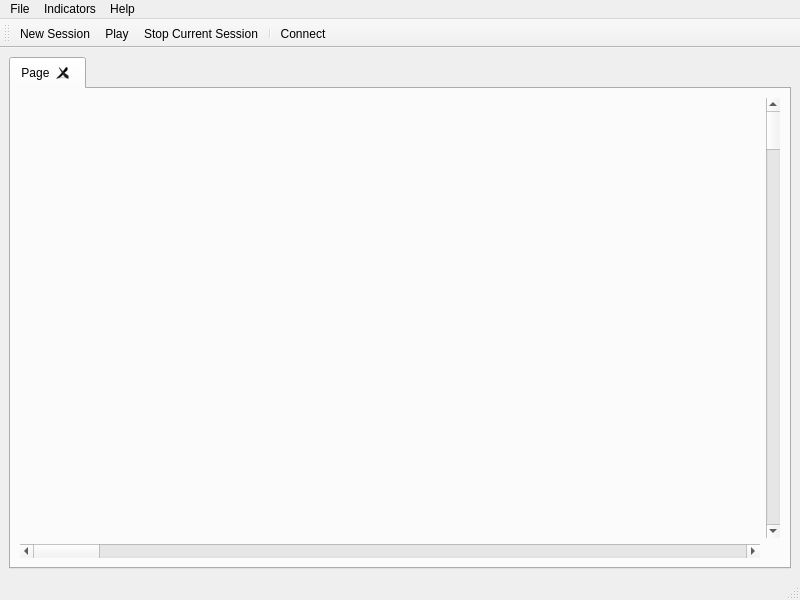
<?xml version="1.0" encoding="UTF-8"?>
<ui version="4.0">
 <class>TheTradingMachineMainWindow</class>
 <widget class="QMainWindow" name="TheTradingMachineMainWindow">
  <property name="geometry">
   <rect>
    <x>0</x>
    <y>0</y>
    <width>800</width>
    <height>600</height>
   </rect>
  </property>
  <property name="windowTitle">
   <string>The Trading Machine</string>
  </property>
  <property name="toolButtonStyle">
   <enum>Qt::ToolButtonTextBesideIcon</enum>
  </property>
  <property name="tabShape">
   <enum>QTabWidget::Triangular</enum>
  </property>
  <widget class="QWidget" name="centralwidget">
   <layout class="QGridLayout" name="gridLayout">
    <item row="0" column="0">
     <widget class="QTabWidget" name="tabWidget">
      <property name="currentIndex">
       <number>0</number>
      </property>
      <property name="tabsClosable">
       <bool>true</bool>
      </property>
      <property name="movable">
       <bool>true</bool>
      </property>
      <property name="tabBarAutoHide">
       <bool>false</bool>
      </property>
      <widget class="QWidget" name="tab">
       <attribute name="title">
        <string>Page</string>
       </attribute>
       <layout class="QGridLayout" name="gridLayout_2">
        <item row="1" column="0">
         <widget class="QScrollBar" name="horizontalScrollBar">
          <property name="orientation">
           <enum>Qt::Horizontal</enum>
          </property>
         </widget>
        </item>
        <item row="0" column="0">
         <widget class="QCustomPlot" name="plot" native="true"/>
        </item>
        <item row="0" column="1">
         <widget class="QScrollBar" name="verticalScrollBar">
          <property name="orientation">
           <enum>Qt::Vertical</enum>
          </property>
         </widget>
        </item>
       </layout>
      </widget>
     </widget>
    </item>
   </layout>
  </widget>
  <widget class="QStatusBar" name="statusbar"/>
  <widget class="QMenuBar" name="menuBar">
   <property name="geometry">
    <rect>
     <x>0</x>
     <y>0</y>
     <width>800</width>
     <height>21</height>
    </rect>
   </property>
   <widget class="QMenu" name="menuFile">
    <property name="title">
     <string>File</string>
    </property>
    <addaction name="actionNew_Ticker"/>
    <addaction name="actionDelete_Ticker"/>
    <addaction name="actionStop"/>
    <addaction name="separator"/>
    <addaction name="actionConnect_Interactive_Broker"/>
    <addaction name="actionExit"/>
   </widget>
   <widget class="QMenu" name="menuStudy">
    <property name="title">
     <string>Indicators</string>
    </property>
    <addaction name="actionSMA"/>
    <addaction name="actionVolume"/>
   </widget>
   <widget class="QMenu" name="menuHelp">
    <property name="title">
     <string>Help</string>
    </property>
   </widget>
   <addaction name="menuFile"/>
   <addaction name="menuStudy"/>
   <addaction name="menuHelp"/>
  </widget>
  <widget class="QToolBar" name="toolBar">
   <property name="windowTitle">
    <string>toolBar</string>
   </property>
   <attribute name="toolBarArea">
    <enum>TopToolBarArea</enum>
   </attribute>
   <attribute name="toolBarBreak">
    <bool>false</bool>
   </attribute>
   <addaction name="actionNew_Session"/>
   <addaction name="actionPlay"/>
   <addaction name="actionStop_Current_Session"/>
   <addaction name="separator"/>
   <addaction name="actionConnect"/>
  </widget>
  <action name="actionNew_Ticker">
   <property name="text">
    <string>New Session</string>
   </property>
  </action>
  <action name="actionDelete_Ticker">
   <property name="text">
    <string>Play</string>
   </property>
  </action>
  <action name="actionSMA">
   <property name="text">
    <string>SMA</string>
   </property>
  </action>
  <action name="actionVolume">
   <property name="text">
    <string>Volume</string>
   </property>
  </action>
  <action name="actionNew_Session">
   <property name="icon">
    <iconset resource="resource.qrc">
     <normaloff>:/resource/resources/load.png</normaloff>:/resource/resources/load.png</iconset>
   </property>
   <property name="text">
    <string>New Session</string>
   </property>
  </action>
  <action name="actionStop_Current_Session">
   <property name="icon">
    <iconset resource="resource.qrc">
     <normaloff>:/resource/resources/stop.png</normaloff>:/resource/resources/stop.png</iconset>
   </property>
   <property name="text">
    <string>Stop Current Session</string>
   </property>
  </action>
  <action name="actionPlay">
   <property name="icon">
    <iconset resource="resource.qrc">
     <normaloff>:/resource/resources/play.png</normaloff>:/resource/resources/play.png</iconset>
   </property>
   <property name="text">
    <string>Play</string>
   </property>
  </action>
  <action name="actionStop">
   <property name="text">
    <string>Stop</string>
   </property>
  </action>
  <action name="actionConnect">
   <property name="checkable">
    <bool>true</bool>
   </property>
   <property name="icon">
    <iconset resource="resource.qrc">
     <normaloff>:/resource/resources/connect.png</normaloff>:/resource/resources/connect.png</iconset>
   </property>
   <property name="text">
    <string>Connect</string>
   </property>
  </action>
  <action name="actionConnect_Interactive_Broker">
   <property name="text">
    <string>Connect Interactive Broker</string>
   </property>
  </action>
  <action name="actionExit">
   <property name="text">
    <string>Exit</string>
   </property>
  </action>
 </widget>
 <customwidgets>
  <customwidget>
   <class>QCustomPlot</class>
   <extends>QWidget</extends>
   <header>qcustomplot.h</header>
   <container>1</container>
  </customwidget>
 </customwidgets>
 <resources>
  <include location="resource.qrc"/>
 </resources>
 <connections/>
</ui>
